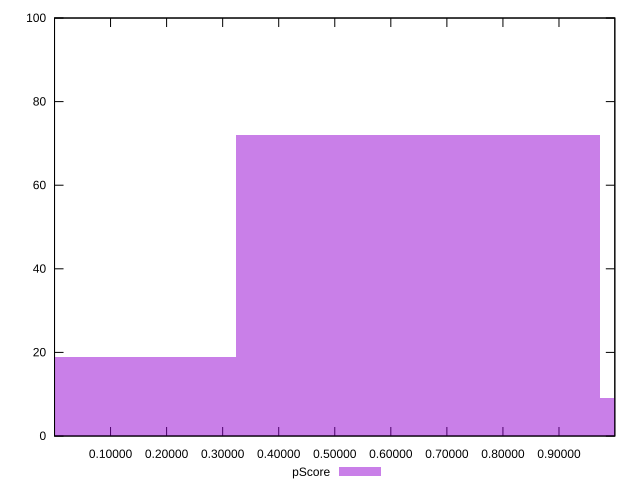

The gnuplot source for this figure:
reset

$pScore <<EOF
0 19
0.6491758014300852 72
1.2983516028601705 9
EOF

set key outside below
set boxwidth 0.6491758014300852
set xrange [0.00006147703368836188:0.99961111608783]
set yrange [0:100]
set trange [0:100]
set style fill transparent solid 0.5 noborder
set terminal svg size 640, 490 enhanced background rgb 'white'
set output "report/report_00029_2021-02-24T13-36-40.390Z/max-potential-fid/samples/agenda/pScore/histogram.svg"

plot $pScore title "pScore" with boxes

reset
